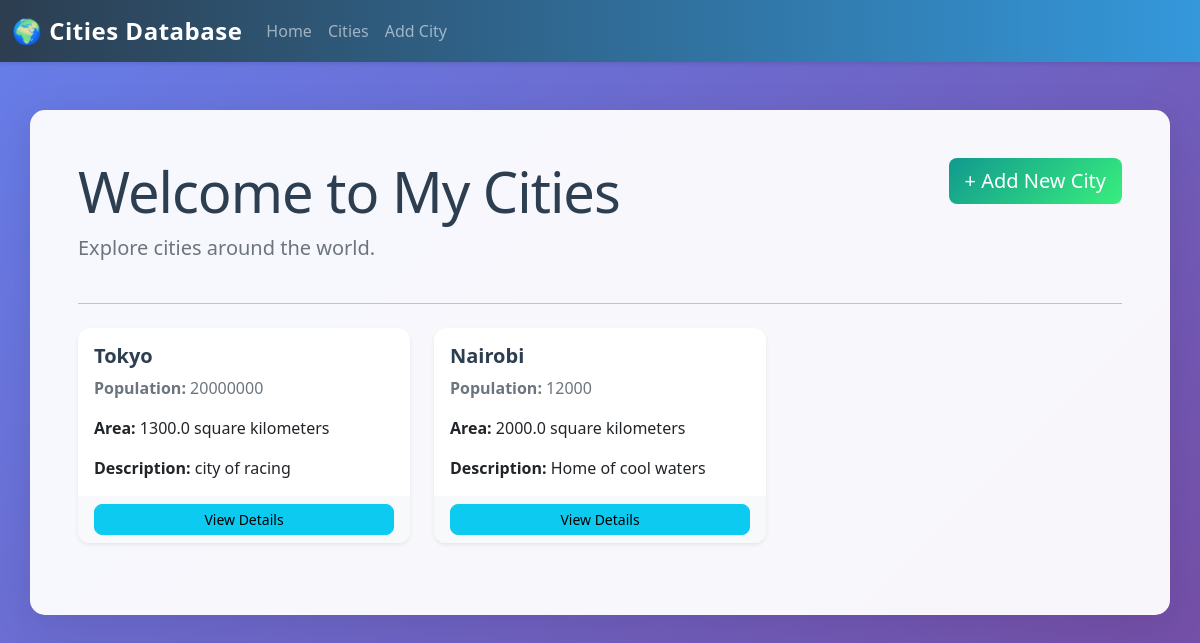
The app's page /firstDjango/city/, older data.
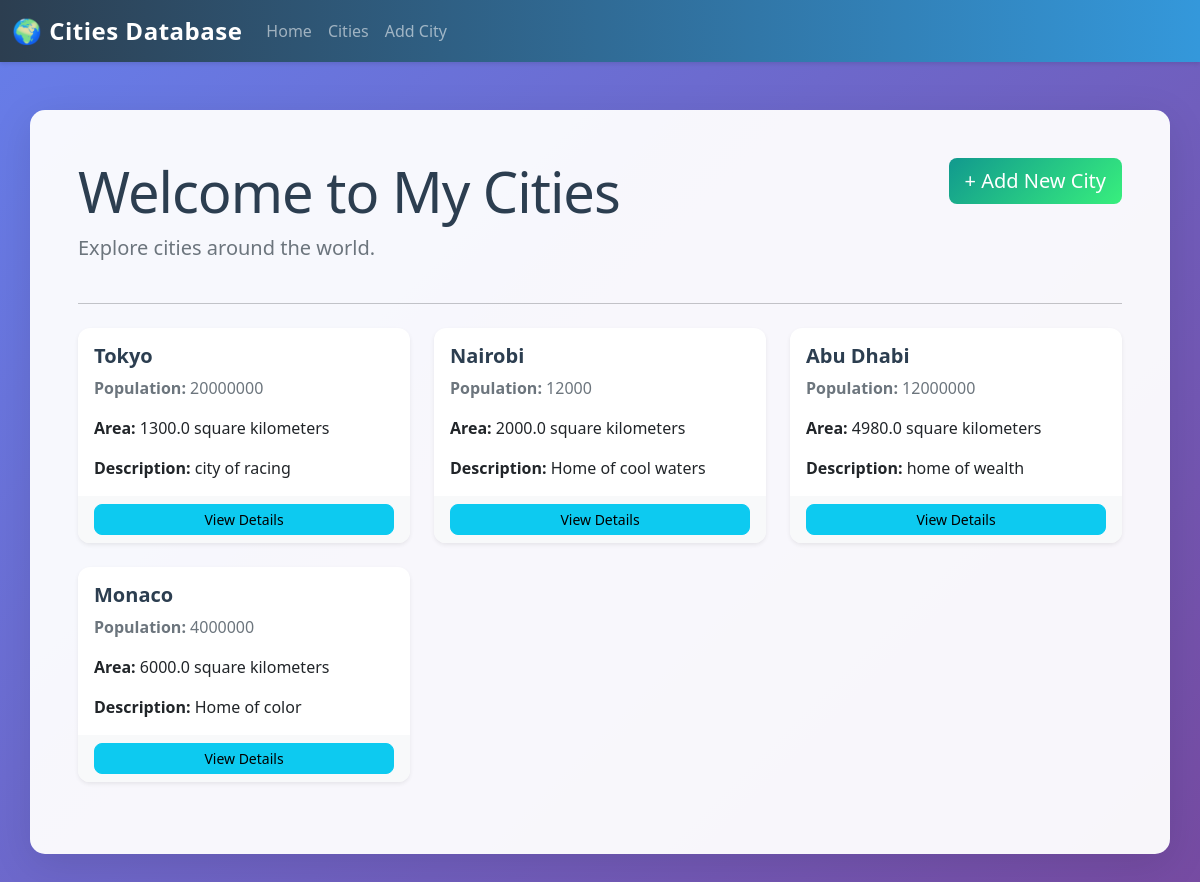
The same page, newer data.
### firstDjango/models.py (models this page shows, shortened)
class City(models.Model):
    name=models.CharField(max_length=200)
    population=models.IntegerField()
    area=models.FloatField()
    description=models.CharField(max_length=255)
    updated_at=models.DateTimeField(auto_now=True)
    created_at=models.DateTimeField(auto_now_add=True)

### firstDjango/views.py (the view)
# urls.py: path('city/', views.fetchAllCity, name='fetchAll'),
def fetchAllCity(request):
    cities = City.objects.all()
    context = {"cities": cities}
    return render(request, "city.html", context)

### templates/city.html
{% extends 'main.html' %}
{% block content %}
<div class="container mt-5">
    <div class="row mb-4">
        <div class="col-md-8">
            <h1 class="display-4">Welcome to My Cities</h1>
            <p class="lead text-muted">Explore cities around the world.</p>
        </div>
        <div class="col-md-4 text-end">
            <a href="{% url 'create-city' %}" class="btn btn-success btn-lg">+ Add New City</a>
        </div>
    </div>
    <hr class="my-4">
    {% if cities %}
    <div class="row">
        {% for city in cities %}
        <div class="col-md-6 col-lg-4 mb-4">
            <div class="card h-100 shadow-sm" style="transition: transform 0.2s;" onmouseover="this.style.transform='translateY(-5px)'" onmouseout="this.style.transform='translateY(0)'">
                <div class="card-body">
                    <h5 class="card-title">{{ city.name }}</h5>
                    <p class="card-text text-muted"><strong>Population:</strong> {{ city.population }}</p>
                    <p class="card-text"><strong>Area:</strong> {{ city.area }} square kilometers</p>
                    <p class="card-text"><strong>Description:</strong> {{ city.description}}</p>
                </div>
                <div class="card-footer bg-light border-top-0">
                    <a href="{% url 'city-detail' city.id %}" class="btn btn-info btn-sm w-100">View Details</a>
                </div>
            </div>
        </div>
        {% endfor %}
    </div>
    {% else %}
    <div class="alert alert-info text-center py-5">
        <p class="mb-3">No city yet. Start by adding your first city!</p>
        <a href="{% url 'create-city' %}" class="btn btn-success btn-lg">+ Add First City</a>
    </div>
    {% endif %}
</div>
{% endblock %}

### templates/main.html (shortened to what this page needs)
<!DOCTYPE html>
<html lang="en">
<head>
    <link href="https://cdn.jsdelivr.net/npm/bootstrap@5.0.2/dist/css/bootstrap.min.css" rel="stylesheet">
</head>
<body>
    {% include 'navbar.html' %}
{% block content %}{% endblock %}
</body>
</html>

### templates/navbar.html (shortened to what this page needs)
<!DOCTYPE html>
<html lang="en">
<head>
</head>
<body>
    <nav class="navbar navbar-expand-lg navbar-dark bg-dark">
  <div class="container-fluid">
    <a class="navbar-brand" href="{% url 'fetchAll' %}">🌍 Cities Database</a>
    <div class="collapse navbar-collapse" id="navbarSupportedContent">
      <ul class="navbar-nav me-auto mb-2 mb-lg-0">
        <li class="nav-item">
          <a class="nav-link" href="{% url 'city-home' %}">Home</a>
        </li>
        <li class="nav-item">
          <a class="nav-link" href="{% url 'fetchAll' %}">Cities</a>
        </li>
        <li class="nav-item">
          <a class="nav-link" href="{% url 'create-city' %}">Add City</a>
        </li>
      </ul>
    </div>
  </div>
</nav>
</body>
</html>

### templates/main.html (style rules this page uses)
:root { --primary-color: #2c3e50; --secondary-color: #3498db; --accent-color: #e74c3c; }
body { background: linear-gradient(135deg, #667eea 0%, #764ba2 100%); min-height: 100vh; font-family: 'Segoe UI', Tahoma, Geneva, Verdana, sans-serif; }
.navbar { background: linear-gradient(90deg, var(--primary-color), var(--secondary-color)) !important; box-shadow: 0 2px 4px rgba(0,0,0,0.1); }
.navbar-brand { font-weight: bold; font-size: 1.5rem; letter-spacing: 0.5px; }
.card { border: none; border-radius: 12px; overflow: hidden; transition: all 0.3s ease; }
.btn { border-radius: 8px; font-weight: 500; transition: all 0.3s ease; }
.btn-success { background: linear-gradient(135deg, #11998e, #38ef7d); border: none; }
.container { background: rgba(255, 255, 255, 0.95); border-radius: 15px; padding: 3rem; margin-top: 2rem; margin-bottom: 2rem; box-shadow: 0 10px 40px rgba(0,0,0,0.1); }
h1, h2, h3, h4, h5, h6 { color: var(--primary-color); font-weight: 600; }
.display-4 { letter-spacing: -1px; }

Row changes from the older to the newer data that the page shows:
added City: name "Abu Dhabi", population "12000000", area "4980.0", description "home of wealth"
added City: name "Monaco", population "4000000", area "6000.0", description "Home of color"
